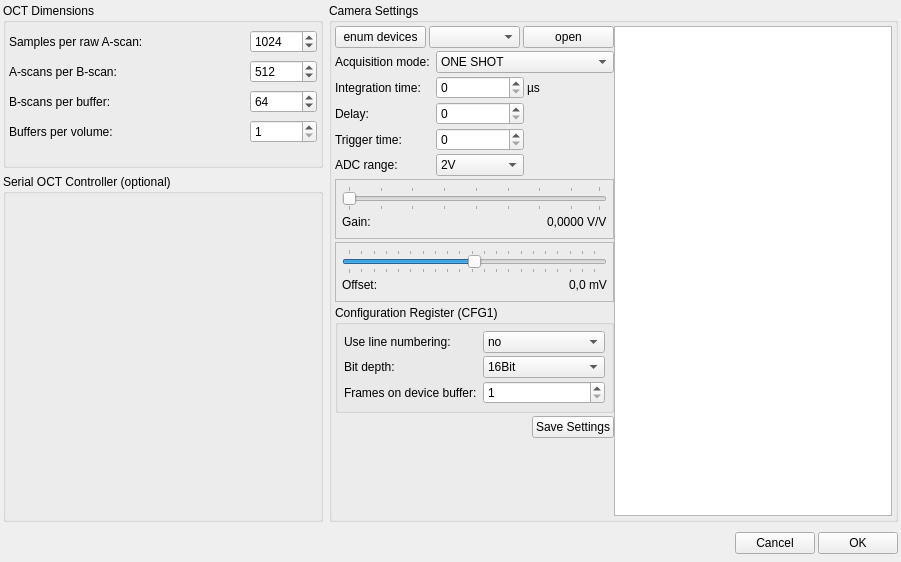
<?xml version="1.0" encoding="UTF-8"?>
<ui version="4.0">
 <class>USBLineCamera8MSystemSettingsDialog</class>
 <widget class="QDialog" name="USBLineCamera8MSystemSettingsDialog">
  <property name="geometry">
   <rect>
    <x>0</x>
    <y>0</y>
    <width>901</width>
    <height>562</height>
   </rect>
  </property>
  <property name="sizePolicy">
   <sizepolicy hsizetype="Expanding" vsizetype="Expanding">
    <horstretch>0</horstretch>
    <verstretch>0</verstretch>
   </sizepolicy>
  </property>
  <property name="minimumSize">
   <size>
    <width>0</width>
    <height>0</height>
   </size>
  </property>
  <property name="maximumSize">
   <size>
    <width>16777215</width>
    <height>1000</height>
   </size>
  </property>
  <property name="windowTitle">
   <string>Dialog</string>
  </property>
  <layout class="QVBoxLayout" name="verticalLayout_9">
   <property name="spacing">
    <number>0</number>
   </property>
   <property name="leftMargin">
    <number>3</number>
   </property>
   <property name="topMargin">
    <number>3</number>
   </property>
   <property name="rightMargin">
    <number>3</number>
   </property>
   <property name="bottomMargin">
    <number>3</number>
   </property>
   <item>
    <layout class="QHBoxLayout" name="horizontalLayout_4">
     <property name="spacing">
      <number>6</number>
     </property>
     <property name="sizeConstraint">
      <enum>QLayout::SetDefaultConstraint</enum>
     </property>
     <item>
      <layout class="QVBoxLayout" name="verticalLayout_6" stretch="0,0">
       <property name="spacing">
        <number>6</number>
       </property>
       <property name="sizeConstraint">
        <enum>QLayout::SetNoConstraint</enum>
       </property>
       <item>
        <widget class="QGroupBox" name="groupBox_octDimensions">
         <property name="sizePolicy">
          <sizepolicy hsizetype="Expanding" vsizetype="Preferred">
           <horstretch>0</horstretch>
           <verstretch>0</verstretch>
          </sizepolicy>
         </property>
         <property name="maximumSize">
          <size>
           <width>320</width>
           <height>165</height>
          </size>
         </property>
         <property name="title">
          <string>OCT Dimensions</string>
         </property>
         <layout class="QVBoxLayout" name="verticalLayout_8">
          <property name="spacing">
           <number>0</number>
          </property>
          <property name="leftMargin">
           <number>3</number>
          </property>
          <property name="topMargin">
           <number>3</number>
          </property>
          <property name="rightMargin">
           <number>3</number>
          </property>
          <property name="bottomMargin">
           <number>3</number>
          </property>
          <item>
           <layout class="QHBoxLayout" name="horizontalLayout_11">
            <property name="spacing">
             <number>3</number>
            </property>
            <item>
             <layout class="QVBoxLayout" name="verticalLayout">
              <property name="spacing">
               <number>3</number>
              </property>
              <item>
               <layout class="QHBoxLayout" name="horizontalLayout">
                <item>
                 <widget class="QLabel" name="label_2">
                  <property name="text">
                   <string>Samples per raw A-scan:</string>
                  </property>
                 </widget>
                </item>
                <item>
                 <spacer name="spacer">
                  <property name="orientation">
                   <enum>Qt::Horizontal</enum>
                  </property>
                  <property name="sizeHint" stdset="0">
                   <size>
                    <width>38</width>
                    <height>13</height>
                   </size>
                  </property>
                 </spacer>
                </item>
                <item>
                 <widget class="QSpinBox" name="spinBox_width">
                  <property name="toolTip">
                   <string>&lt;html&gt;&lt;head/&gt;&lt;body&gt;&lt;p&gt;Samples per raw a-scan. This needs to be an even number. &lt;/p&gt;&lt;/body&gt;&lt;/html&gt;</string>
                  </property>
                  <property name="whatsThis">
                   <string>Samples per raw a-scan. This needs to be an even number. The exact value depends on the dimensions of the chosen raw data. Typical values are multiple of 128 such as 1024.</string>
                  </property>
                  <property name="minimum">
                   <number>2</number>
                  </property>
                  <property name="maximum">
                   <number>10000000</number>
                  </property>
                  <property name="singleStep">
                   <number>2</number>
                  </property>
                  <property name="value">
                   <number>1024</number>
                  </property>
                 </widget>
                </item>
               </layout>
              </item>
              <item>
               <layout class="QHBoxLayout" name="horizontalLayout_2">
                <item>
                 <widget class="QLabel" name="label_3">
                  <property name="text">
                   <string>A-scans per B-scan:</string>
                  </property>
                 </widget>
                </item>
                <item>
                 <spacer name="spacer_2">
                  <property name="orientation">
                   <enum>Qt::Horizontal</enum>
                  </property>
                  <property name="sizeHint" stdset="0">
                   <size>
                    <width>38</width>
                    <height>13</height>
                   </size>
                  </property>
                 </spacer>
                </item>
                <item>
                 <widget class="QSpinBox" name="spinBox_height">
                  <property name="toolTip">
                   <string>&lt;html&gt;&lt;head/&gt;&lt;body&gt;&lt;p&gt;A-scans per b-scan&lt;/p&gt;&lt;/body&gt;&lt;/html&gt;</string>
                  </property>
                  <property name="whatsThis">
                   <string>A-scans per b-scan. The exact value depends on the dimensions of the chosen raw data. Typical values are 256, 320, 512 and 1024.</string>
                  </property>
                  <property name="minimum">
                   <number>2</number>
                  </property>
                  <property name="maximum">
                   <number>10000000</number>
                  </property>
                  <property name="value">
                   <number>512</number>
                  </property>
                 </widget>
                </item>
               </layout>
              </item>
              <item>
               <layout class="QHBoxLayout" name="horizontalLayout_3">
                <item>
                 <widget class="QLabel" name="label_4">
                  <property name="text">
                   <string>B-scans per buffer:</string>
                  </property>
                 </widget>
                </item>
                <item>
                 <spacer name="spacer_3">
                  <property name="orientation">
                   <enum>Qt::Horizontal</enum>
                  </property>
                  <property name="sizeHint" stdset="0">
                   <size>
                    <width>38</width>
                    <height>13</height>
                   </size>
                  </property>
                 </spacer>
                </item>
                <item>
                 <widget class="QSpinBox" name="spinBox_depth">
                  <property name="toolTip">
                   <string>&lt;html&gt;&lt;head/&gt;&lt;body&gt;&lt;p&gt;B-scans per buffer&lt;/p&gt;&lt;/body&gt;&lt;/html&gt;</string>
                  </property>
                  <property name="whatsThis">
                   <string> For processing buffer by buffer is copied to GPU memory and all a-scans of each buffer are processed in parallel. The size of the buffer affects the processing speed. The optimal value depends on the GPU used.</string>
                  </property>
                  <property name="minimum">
                   <number>1</number>
                  </property>
                  <property name="maximum">
                   <number>10000000</number>
                  </property>
                  <property name="value">
                   <number>64</number>
                  </property>
                 </widget>
                </item>
               </layout>
              </item>
              <item>
               <layout class="QHBoxLayout" name="horizontalLayout_7">
                <item>
                 <widget class="QLabel" name="label_7">
                  <property name="text">
                   <string>Buffers per volume:</string>
                  </property>
                 </widget>
                </item>
                <item>
                 <spacer name="spacer_6">
                  <property name="orientation">
                   <enum>Qt::Horizontal</enum>
                  </property>
                  <property name="sizeHint" stdset="0">
                   <size>
                    <width>38</width>
                    <height>13</height>
                   </size>
                  </property>
                 </spacer>
                </item>
                <item>
                 <widget class="QSpinBox" name="spinBox_buffersPerVolume">
                  <property name="toolTip">
                   <string>&lt;html&gt;&lt;head/&gt;&lt;body&gt;&lt;p&gt;Buffers per volume&lt;/p&gt;&lt;/body&gt;&lt;/html&gt;</string>
                  </property>
                  <property name="whatsThis">
                   <string>Buffers per volume. A volume can consist of one or more buffers. For processing buffer by buffer is copied to GPU memory and all a-scans of each buffer are processed in parallel.</string>
                  </property>
                  <property name="minimum">
                   <number>1</number>
                  </property>
                  <property name="maximum">
                   <number>10000000</number>
                  </property>
                  <property name="value">
                   <number>1</number>
                  </property>
                 </widget>
                </item>
               </layout>
              </item>
              <item>
               <layout class="QHBoxLayout" name="horizontalLayout_8">
                <item>
                 <spacer name="spacer_7">
                  <property name="orientation">
                   <enum>Qt::Horizontal</enum>
                  </property>
                  <property name="sizeHint" stdset="0">
                   <size>
                    <width>38</width>
                    <height>13</height>
                   </size>
                  </property>
                 </spacer>
                </item>
               </layout>
              </item>
             </layout>
            </item>
           </layout>
          </item>
         </layout>
        </widget>
       </item>
       <item>
        <widget class="QGroupBox" name="groupBox_2">
         <property name="maximumSize">
          <size>
           <width>320</width>
           <height>16777215</height>
          </size>
         </property>
         <property name="title">
          <string>Serial OCT Controller (optional)</string>
         </property>
         <layout class="QVBoxLayout" name="verticalLayout_5" stretch="0">
          <property name="spacing">
           <number>0</number>
          </property>
          <property name="sizeConstraint">
           <enum>QLayout::SetDefaultConstraint</enum>
          </property>
          <property name="leftMargin">
           <number>0</number>
          </property>
          <property name="topMargin">
           <number>0</number>
          </property>
          <property name="rightMargin">
           <number>0</number>
          </property>
          <property name="bottomMargin">
           <number>0</number>
          </property>
          <item>
           <widget class="OCTSerialComPanel" name="widget_serialoct" native="true"/>
          </item>
         </layout>
        </widget>
       </item>
      </layout>
     </item>
     <item>
      <widget class="QGroupBox" name="groupBox_cameraSettings">
       <property name="sizePolicy">
        <sizepolicy hsizetype="Expanding" vsizetype="Expanding">
         <horstretch>0</horstretch>
         <verstretch>0</verstretch>
        </sizepolicy>
       </property>
       <property name="title">
        <string>Camera Settings</string>
       </property>
       <layout class="QVBoxLayout" name="verticalLayout_7" stretch="0">
        <property name="spacing">
         <number>0</number>
        </property>
        <property name="sizeConstraint">
         <enum>QLayout::SetNoConstraint</enum>
        </property>
        <property name="leftMargin">
         <number>3</number>
        </property>
        <property name="topMargin">
         <number>3</number>
        </property>
        <property name="rightMargin">
         <number>3</number>
        </property>
        <property name="bottomMargin">
         <number>3</number>
        </property>
        <item>
         <layout class="QHBoxLayout" name="horizontalLayout_camera">
          <item>
           <layout class="QVBoxLayout" name="verticalLayout_4">
            <property name="spacing">
             <number>3</number>
            </property>
            <item>
             <layout class="QHBoxLayout" name="horizontalLayout_10">
              <item>
               <widget class="QPushButton" name="pushButton_enumerate">
                <property name="focusPolicy">
                 <enum>Qt::NoFocus</enum>
                </property>
                <property name="text">
                 <string>enum devices</string>
                </property>
               </widget>
              </item>
              <item>
               <widget class="QComboBox" name="comboBox_devices"/>
              </item>
              <item>
               <widget class="QPushButton" name="pushButton_open">
                <property name="focusPolicy">
                 <enum>Qt::NoFocus</enum>
                </property>
                <property name="text">
                 <string>open</string>
                </property>
               </widget>
              </item>
             </layout>
            </item>
            <item>
             <layout class="QGridLayout" name="gridLayout_2">
              <property name="spacing">
               <number>3</number>
              </property>
              <item row="0" column="0">
               <widget class="QLabel" name="label_10">
                <property name="text">
                 <string>Acquisition mode: </string>
                </property>
               </widget>
              </item>
              <item row="0" column="1" colspan="2">
               <widget class="QComboBox" name="comboBox_acquisitionMode">
                <property name="currentIndex">
                 <number>0</number>
                </property>
                <item>
                 <property name="text">
                  <string>ONE SHOT</string>
                 </property>
                </item>
                <item>
                 <property name="text">
                  <string>EXT. TRIGGER</string>
                 </property>
                </item>
                <item>
                 <property name="text">
                  <string>FREE RUNNING</string>
                 </property>
                </item>
                <item>
                 <property name="text">
                  <string>EXT. EXP. CTRL</string>
                 </property>
                </item>
                <item>
                 <property name="text">
                  <string>SOFT TRIGGER</string>
                 </property>
                </item>
               </widget>
              </item>
              <item row="1" column="0">
               <widget class="QLabel" name="label_17">
                <property name="text">
                 <string>Integration time: </string>
                </property>
               </widget>
              </item>
              <item row="1" column="1">
               <widget class="QSpinBox" name="spinBox_integrationTime">
                <property name="maximum">
                 <number>999999999</number>
                </property>
               </widget>
              </item>
              <item row="1" column="2">
               <widget class="QLabel" name="label_11">
                <property name="text">
                 <string>µs</string>
                </property>
               </widget>
              </item>
              <item row="2" column="0">
               <widget class="QLabel" name="label_27">
                <property name="text">
                 <string>Delay: </string>
                </property>
               </widget>
              </item>
              <item row="2" column="1">
               <widget class="QSpinBox" name="spinBox_delay">
                <property name="maximum">
                 <number>999999999</number>
                </property>
               </widget>
              </item>
              <item row="3" column="0">
               <widget class="QLabel" name="label_28">
                <property name="text">
                 <string>Trigger time: </string>
                </property>
               </widget>
              </item>
              <item row="3" column="1">
               <widget class="QSpinBox" name="spinBox_triggerTime">
                <property name="maximum">
                 <number>999999999</number>
                </property>
               </widget>
              </item>
              <item row="4" column="0">
               <widget class="QLabel" name="label_14">
                <property name="text">
                 <string>ADC range: </string>
                </property>
               </widget>
              </item>
              <item row="4" column="1">
               <widget class="QComboBox" name="comboBox_adcRange">
                <item>
                 <property name="text">
                  <string>2V</string>
                 </property>
                </item>
                <item>
                 <property name="text">
                  <string>4V</string>
                 </property>
                </item>
               </widget>
              </item>
             </layout>
            </item>
            <item>
             <widget class="QFrame" name="frame">
              <property name="frameShape">
               <enum>QFrame::StyledPanel</enum>
              </property>
              <property name="frameShadow">
               <enum>QFrame::Raised</enum>
              </property>
              <layout class="QVBoxLayout" name="verticalLayout_2">
               <property name="spacing">
                <number>1</number>
               </property>
               <property name="leftMargin">
                <number>6</number>
               </property>
               <property name="topMargin">
                <number>6</number>
               </property>
               <property name="rightMargin">
                <number>6</number>
               </property>
               <property name="bottomMargin">
                <number>6</number>
               </property>
               <item>
                <widget class="QSlider" name="horizontalSlider_gain">
                 <property name="maximum">
                  <number>63</number>
                 </property>
                 <property name="pageStep">
                  <number>4</number>
                 </property>
                 <property name="value">
                  <number>0</number>
                 </property>
                 <property name="sliderPosition">
                  <number>0</number>
                 </property>
                 <property name="tracking">
                  <bool>true</bool>
                 </property>
                 <property name="orientation">
                  <enum>Qt::Horizontal</enum>
                 </property>
                 <property name="tickPosition">
                  <enum>QSlider::TicksBothSides</enum>
                 </property>
                 <property name="tickInterval">
                  <number>8</number>
                 </property>
                </widget>
               </item>
               <item>
                <layout class="QHBoxLayout" name="horizontalLayout_9">
                 <item>
                  <widget class="QLabel" name="label_12">
                   <property name="text">
                    <string>Gain:</string>
                   </property>
                  </widget>
                 </item>
                 <item>
                  <spacer name="horizontalSpacer_3">
                   <property name="orientation">
                    <enum>Qt::Horizontal</enum>
                   </property>
                   <property name="sizeHint" stdset="0">
                    <size>
                     <width>40</width>
                     <height>20</height>
                    </size>
                   </property>
                  </spacer>
                 </item>
                 <item>
                  <widget class="QLabel" name="label_gain">
                   <property name="text">
                    <string>0,0000 V/V</string>
                   </property>
                  </widget>
                 </item>
                </layout>
               </item>
              </layout>
             </widget>
            </item>
            <item>
             <widget class="QFrame" name="frame_2">
              <property name="frameShape">
               <enum>QFrame::StyledPanel</enum>
              </property>
              <property name="frameShadow">
               <enum>QFrame::Raised</enum>
              </property>
              <layout class="QVBoxLayout" name="verticalLayout_3">
               <property name="spacing">
                <number>1</number>
               </property>
               <property name="leftMargin">
                <number>6</number>
               </property>
               <property name="topMargin">
                <number>6</number>
               </property>
               <property name="rightMargin">
                <number>6</number>
               </property>
               <property name="bottomMargin">
                <number>6</number>
               </property>
               <item>
                <widget class="QSlider" name="horizontalSlider_offset">
                 <property name="minimum">
                  <number>-255</number>
                 </property>
                 <property name="maximum">
                  <number>255</number>
                 </property>
                 <property name="pageStep">
                  <number>4</number>
                 </property>
                 <property name="value">
                  <number>0</number>
                 </property>
                 <property name="sliderPosition">
                  <number>0</number>
                 </property>
                 <property name="tracking">
                  <bool>true</bool>
                 </property>
                 <property name="orientation">
                  <enum>Qt::Horizontal</enum>
                 </property>
                 <property name="tickPosition">
                  <enum>QSlider::TicksBothSides</enum>
                 </property>
                 <property name="tickInterval">
                  <number>25</number>
                 </property>
                </widget>
               </item>
               <item>
                <layout class="QHBoxLayout" name="horizontalLayout_12">
                 <item>
                  <widget class="QLabel" name="label_13">
                   <property name="text">
                    <string>Offset:</string>
                   </property>
                  </widget>
                 </item>
                 <item>
                  <spacer name="horizontalSpacer_4">
                   <property name="orientation">
                    <enum>Qt::Horizontal</enum>
                   </property>
                   <property name="sizeHint" stdset="0">
                    <size>
                     <width>40</width>
                     <height>20</height>
                    </size>
                   </property>
                  </spacer>
                 </item>
                 <item>
                  <widget class="QLabel" name="label_offset">
                   <property name="text">
                    <string>0,0 mV</string>
                   </property>
                  </widget>
                 </item>
                </layout>
               </item>
              </layout>
             </widget>
            </item>
            <item>
             <widget class="QGroupBox" name="groupBox">
              <property name="sizePolicy">
               <sizepolicy hsizetype="Expanding" vsizetype="Preferred">
                <horstretch>0</horstretch>
                <verstretch>0</verstretch>
               </sizepolicy>
              </property>
              <property name="title">
               <string>Configuration Register (CFG1)</string>
              </property>
              <layout class="QFormLayout" name="formLayout">
               <property name="horizontalSpacing">
                <number>3</number>
               </property>
               <property name="verticalSpacing">
                <number>3</number>
               </property>
               <property name="leftMargin">
                <number>6</number>
               </property>
               <property name="topMargin">
                <number>6</number>
               </property>
               <property name="rightMargin">
                <number>6</number>
               </property>
               <property name="bottomMargin">
                <number>6</number>
               </property>
               <item row="0" column="0">
                <widget class="QLabel" name="label_15">
                 <property name="text">
                  <string>Use line numbering:</string>
                 </property>
                </widget>
               </item>
               <item row="0" column="1">
                <widget class="QComboBox" name="comboBox_imageNumbering">
                 <item>
                  <property name="text">
                   <string>no</string>
                  </property>
                 </item>
                 <item>
                  <property name="text">
                   <string>yes</string>
                  </property>
                 </item>
                </widget>
               </item>
               <item row="2" column="0">
                <widget class="QLabel" name="label_29">
                 <property name="text">
                  <string>Bit depth: </string>
                 </property>
                </widget>
               </item>
               <item row="2" column="1">
                <widget class="QComboBox" name="comboBox_bitDepth">
                 <property name="currentIndex">
                  <number>1</number>
                 </property>
                 <item>
                  <property name="text">
                   <string>8Bit</string>
                  </property>
                 </item>
                 <item>
                  <property name="text">
                   <string>16Bit</string>
                  </property>
                 </item>
                </widget>
               </item>
               <item row="4" column="0">
                <widget class="QLabel" name="label_30">
                 <property name="text">
                  <string>Frames on device buffer: </string>
                 </property>
                </widget>
               </item>
               <item row="4" column="1">
                <widget class="QSpinBox" name="spinBox_framesDeviceBuffer">
                 <property name="minimum">
                  <number>1</number>
                 </property>
                 <property name="maximum">
                  <number>32</number>
                 </property>
                 <property name="value">
                  <number>1</number>
                 </property>
                </widget>
               </item>
              </layout>
             </widget>
            </item>
            <item>
             <layout class="QHBoxLayout" name="horizontalLayout_13">
              <item>
               <spacer name="horizontalSpacer_5">
                <property name="orientation">
                 <enum>Qt::Horizontal</enum>
                </property>
                <property name="sizeHint" stdset="0">
                 <size>
                  <width>40</width>
                  <height>20</height>
                 </size>
                </property>
               </spacer>
              </item>
              <item>
               <widget class="QPushButton" name="pushButton_savesettings">
                <property name="focusPolicy">
                 <enum>Qt::NoFocus</enum>
                </property>
                <property name="text">
                 <string>Save Settings</string>
                </property>
               </widget>
              </item>
             </layout>
            </item>
            <item>
             <spacer name="verticalSpacer">
              <property name="orientation">
               <enum>Qt::Vertical</enum>
              </property>
              <property name="sizeHint" stdset="0">
               <size>
                <width>20</width>
                <height>0</height>
               </size>
              </property>
             </spacer>
            </item>
           </layout>
          </item>
          <item>
           <widget class="QTextEdit" name="textEdit_deviceInfo">
            <property name="minimumSize">
             <size>
              <width>160</width>
              <height>0</height>
             </size>
            </property>
            <property name="frameShape">
             <enum>QFrame::StyledPanel</enum>
            </property>
            <property name="frameShadow">
             <enum>QFrame::Raised</enum>
            </property>
            <property name="textInteractionFlags">
             <set>Qt::TextSelectableByKeyboard|Qt::TextSelectableByMouse</set>
            </property>
           </widget>
          </item>
         </layout>
        </item>
       </layout>
      </widget>
     </item>
    </layout>
   </item>
   <item>
    <spacer name="verticalSpacer_2">
     <property name="orientation">
      <enum>Qt::Vertical</enum>
     </property>
     <property name="sizeType">
      <enum>QSizePolicy::Maximum</enum>
     </property>
     <property name="sizeHint" stdset="0">
      <size>
       <width>17</width>
       <height>6</height>
      </size>
     </property>
    </spacer>
   </item>
   <item>
    <layout class="QHBoxLayout">
     <property name="spacing">
      <number>3</number>
     </property>
     <property name="leftMargin">
      <number>0</number>
     </property>
     <property name="topMargin">
      <number>0</number>
     </property>
     <property name="rightMargin">
      <number>0</number>
     </property>
     <property name="bottomMargin">
      <number>0</number>
     </property>
     <item>
      <spacer>
       <property name="orientation">
        <enum>Qt::Horizontal</enum>
       </property>
       <property name="sizeHint" stdset="0">
        <size>
         <width>131</width>
         <height>31</height>
        </size>
       </property>
      </spacer>
     </item>
     <item>
      <widget class="QPushButton" name="cancelButton">
       <property name="focusPolicy">
        <enum>Qt::NoFocus</enum>
       </property>
       <property name="text">
        <string>Cancel</string>
       </property>
      </widget>
     </item>
     <item>
      <widget class="QPushButton" name="okButton">
       <property name="focusPolicy">
        <enum>Qt::NoFocus</enum>
       </property>
       <property name="text">
        <string>OK</string>
       </property>
      </widget>
     </item>
    </layout>
   </item>
  </layout>
 </widget>
 <customwidgets>
  <customwidget>
   <class>OCTSerialComPanel</class>
   <extends>QWidget</extends>
   <header>serialcompanel/octserialcompanel.h</header>
   <container>1</container>
  </customwidget>
 </customwidgets>
 <resources/>
 <connections>
  <connection>
   <sender>okButton</sender>
   <signal>clicked()</signal>
   <receiver>USBLineCamera8MSystemSettingsDialog</receiver>
   <slot>accept()</slot>
   <hints>
    <hint type="sourcelabel">
     <x>278</x>
     <y>253</y>
    </hint>
    <hint type="destinationlabel">
     <x>96</x>
     <y>254</y>
    </hint>
   </hints>
  </connection>
  <connection>
   <sender>cancelButton</sender>
   <signal>clicked()</signal>
   <receiver>USBLineCamera8MSystemSettingsDialog</receiver>
   <slot>reject()</slot>
   <hints>
    <hint type="sourcelabel">
     <x>369</x>
     <y>253</y>
    </hint>
    <hint type="destinationlabel">
     <x>179</x>
     <y>282</y>
    </hint>
   </hints>
  </connection>
 </connections>
</ui>
